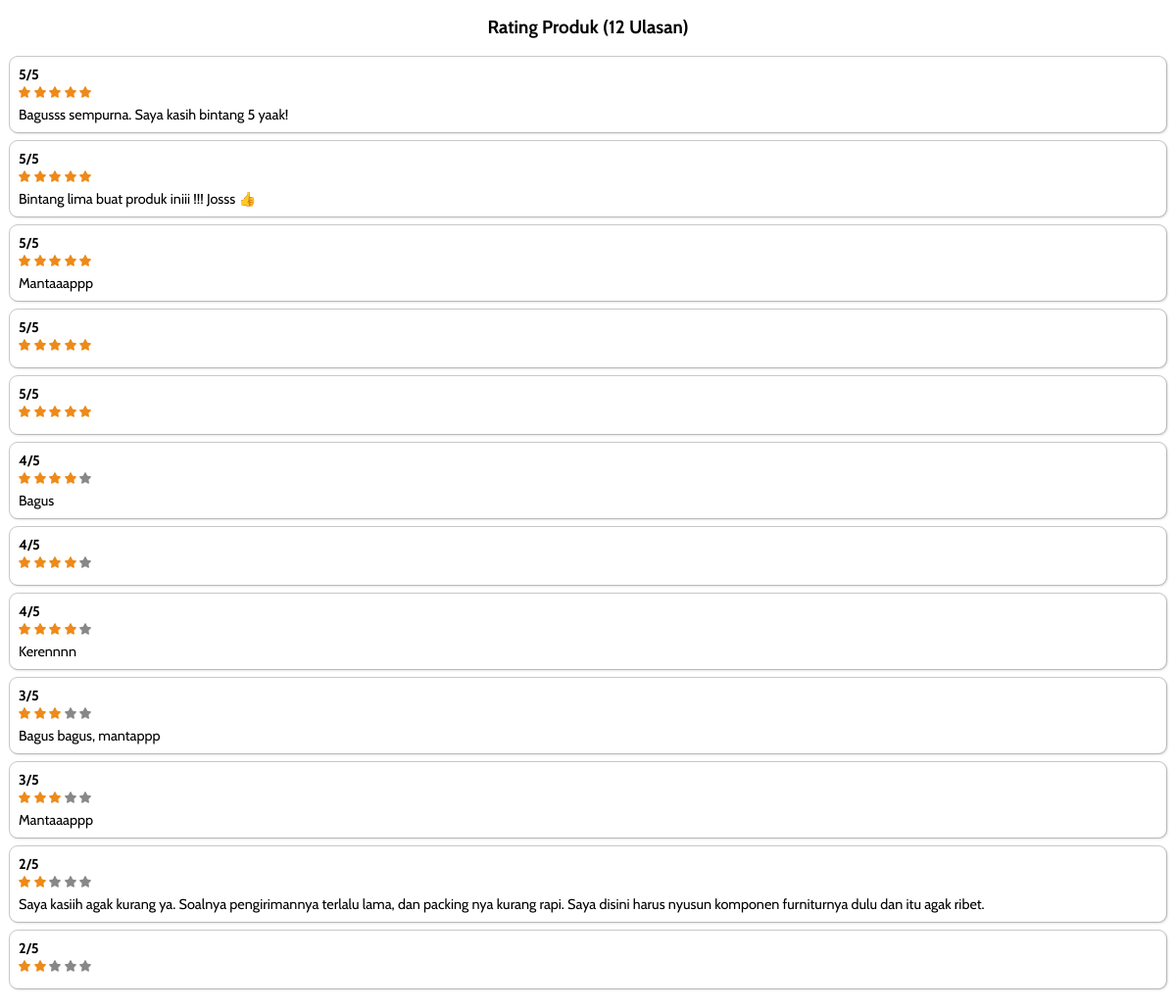
The app's page /frame/reviews.php?id=11 with its own data.
### tables this page shows
CREATE TABLE `tbl_ulasan` (
  `id_ulasan` int(11) NOT NULL,
  `id_produk` int(11) NOT NULL,
  `id_pembeli` int(11) NOT NULL,
  `tipe_pembeli` varchar(8) NOT NULL,
  `ulasan` varchar(350) NOT NULL,
  `rating` int(11) NOT NULL
);

### frame/reviews.php (the view, shortened to what this page needs)
<?php
    include "../koneksi.php";
    $id_produk = $_GET['id'];
    $sql_ulasan_all = mysqli_query($conn, "SELECT * FROM tbl_ulasan
        WHERE id_produk = '$id_produk' ORDER BY rating DESC");
?>
<!DOCTYPE html>
<html lang="en">
<head>
    <link rel="stylesheet" href="../styles/semua_ulasan.css?v=<?php echo time(); ?>">
</head>
<body class="ulasan">
    <h3>Rating Produk <?php
        $ulasan_jumlah = mysqli_num_rows($sql_ulasan_all);
        if($ulasan_jumlah > 0) {echo "(" . $ulasan_jumlah . " Ulasan)";}
    ?></h3>
    <?php
        if(mysqli_num_rows($sql_ulasan_all) == 0) {
    ?>
        <div id="blm_ada_ulasan">
            <p>Belum Ada Ulasan.<br>Beli produk untuk memberikan ulasan!</p>
        </div>
    <?php } else { $i = 0; ?>
        <div id="ulasan_container">
            <?php while ($result_ulasan = mysqli_fetch_assoc($sql_ulasan_all)) { ?>
                <div class="ulasan_item interactive2">
                    <div class="rating_container">
                        <p><b><?= $result_ulasan['rating'] ?>/5</b></p>
                        <?php
                            $a = 0;
                            while ($a < 5) {
                        ?>
                        <svg height="12px" width="12px" version="1.1" id="Capa_1"
                            xmlns="http://www.w3.org/2000/svg" xmlns:xlink="http://www.w3.org/1999/xlink"
                            viewBox="0 0 47.94 47.94" xml:space="preserve">
                            <path style="fill:<?php if($a < $result_ulasan['rating'])
                                {echo "#ED8A19";} else {echo "#888";}
                            ?>;"
                            d="M26.285,2.486l5.407,10.956c0.376,0.762,1.103,1.29,1.944,1.412l12.091,1.757
                            c2.118,0.308,2.963,2.91,1.431,4.403l-8.749,8.528c-0.608,0.593-0.886,1.448-0.742,2.285l2.065,12.042
                            c0.362,2.109-1.852,3.717-3.746,2.722l-10.814-5.685c-0.752-0.395-1.651-0.395-2.403,0l-10.814,5.685
                            c-1.894,0.996-4.108-0.613-3.746-2.722l2.065-12.042c0.144-0.837-0.134-1.692-0.742-2.285l-8.749-8.528
                            c-1.532-1.494-0.687-4.096,1.431-4.403l12.091-1.757c0.841-0.122,1.568-0.65,1.944-1.412l5.407-10.956
                            C22.602,0.567,25.338,0.567,26.285,2.486z"/>
                        </svg>
                        <?php  $a++; } ?>
                    </div>
                    <p><?= $result_ulasan['ulasan'] ?></p>
                </div>
            <?php } if(mysqli_num_rows($sql_ulasan_all) > 3) { ?>
            <?php } ?>
        </div>
    <?php } ?>
</body>
</html>

### styles/semua_ulasan.css (style rules this page uses)
body { background: white; padding: 0; margin: 0; }
p { font-size: .9em; margin: 0px; }
h3 { margin-top: 6px; text-align: center; }
.ulasan { padding: 10px; flex: 1; }
.ulasan_item { padding: 9px; background: white; margin: 9px 0px; display: flex; flex-direction: column; gap: 4px; box-shadow: 1px 1px 3px rgba(0, 0, 0, 0.2); border-radius: 8px; cursor: default; outline: 1px solid rgba(128, 128, 128, 0.4); }
#ulasan_container { min-height: 250px; }

### styles/root.css (style rules this page uses)
:root { --color1: linear-gradient(45deg, aliceblue, rgb(132, 180, 224)); --color2: rgb(244, 249, 252); --purple1: rgb(183, 0, 255); --blue_gradient1: linear-gradient(-45deg, rgb(63, 63, 243), rgb(1, 1, 129)); --blue_gradient2: linear-gradient(-45deg, rgb(210,1,191), blue); --blue_gradient3: linear-gradient(-45deg, rgb(78, 221, 240), rgb(39, 151, 255)); --boxShadow1: 1px 2px 3px rgba(0, 0, 0, 0.2); --boxShadow2: 0px 0px 6px rgba(0, 0, 0, 0.2); }

### records on screen
tbl_ulasan: rating "5", ulasan "Bagusss sempurna. Saya kasih bintang 5 yaak!"
tbl_ulasan: rating "5", ulasan "Bintang lima buat produk iniii !!! Josss 👍"
tbl_ulasan: rating "5", ulasan "Mantaaappp"
tbl_ulasan: rating "5"
tbl_ulasan: rating "5"
tbl_ulasan: rating "4", ulasan "Bagus"
tbl_ulasan: rating "4"
tbl_ulasan: rating "4", ulasan "Kerennnn"
tbl_ulasan: rating "3", ulasan "Bagus bagus, mantappp"
tbl_ulasan: rating "3", ulasan "Mantaaappp"
tbl_ulasan: rating "2", ulasan "Saya kasiih agak kurang ya. Soalnya pengirimannya terlalu lama, dan packing nya kurang rapi. Saya disini harus nyusun komponen furniturnya dulu dan itu agak ribet."
tbl_ulasan: rating "2"

### other values on screen
$ulasan_jumlah "12"
